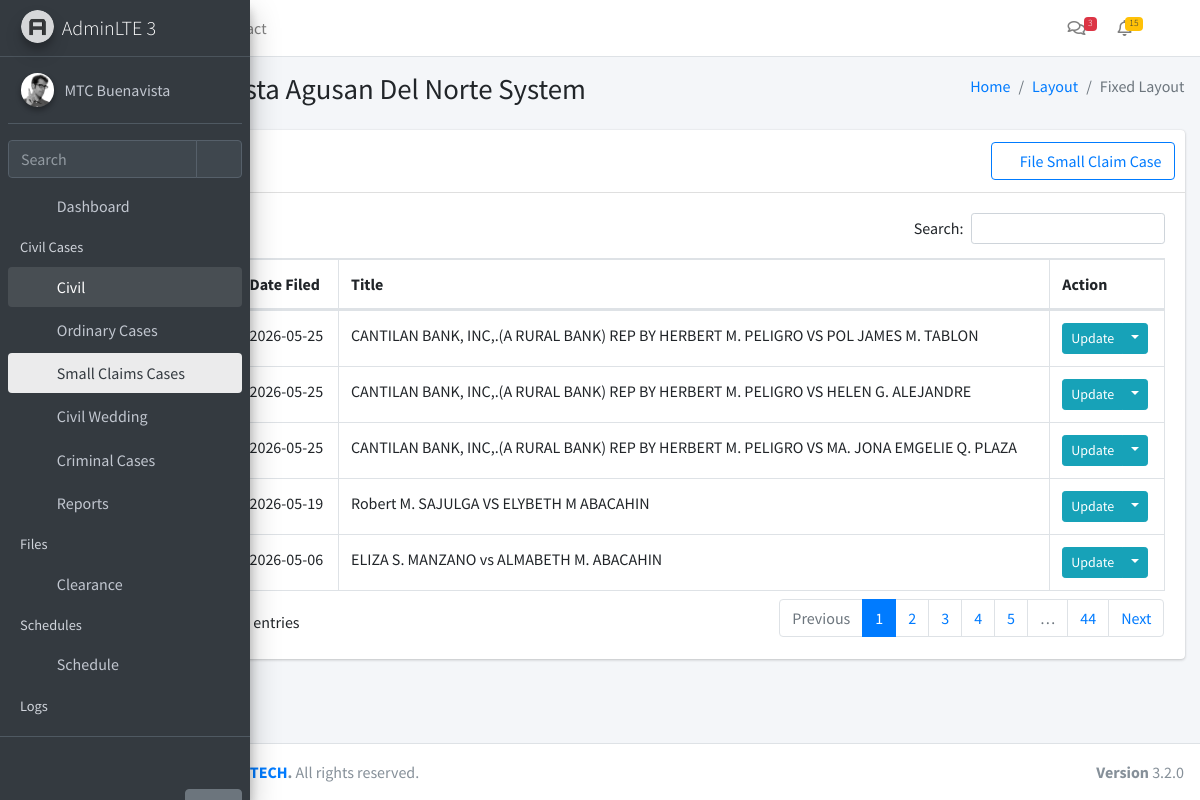
The page /cases/scc (signed in) on the database as committed earlier.
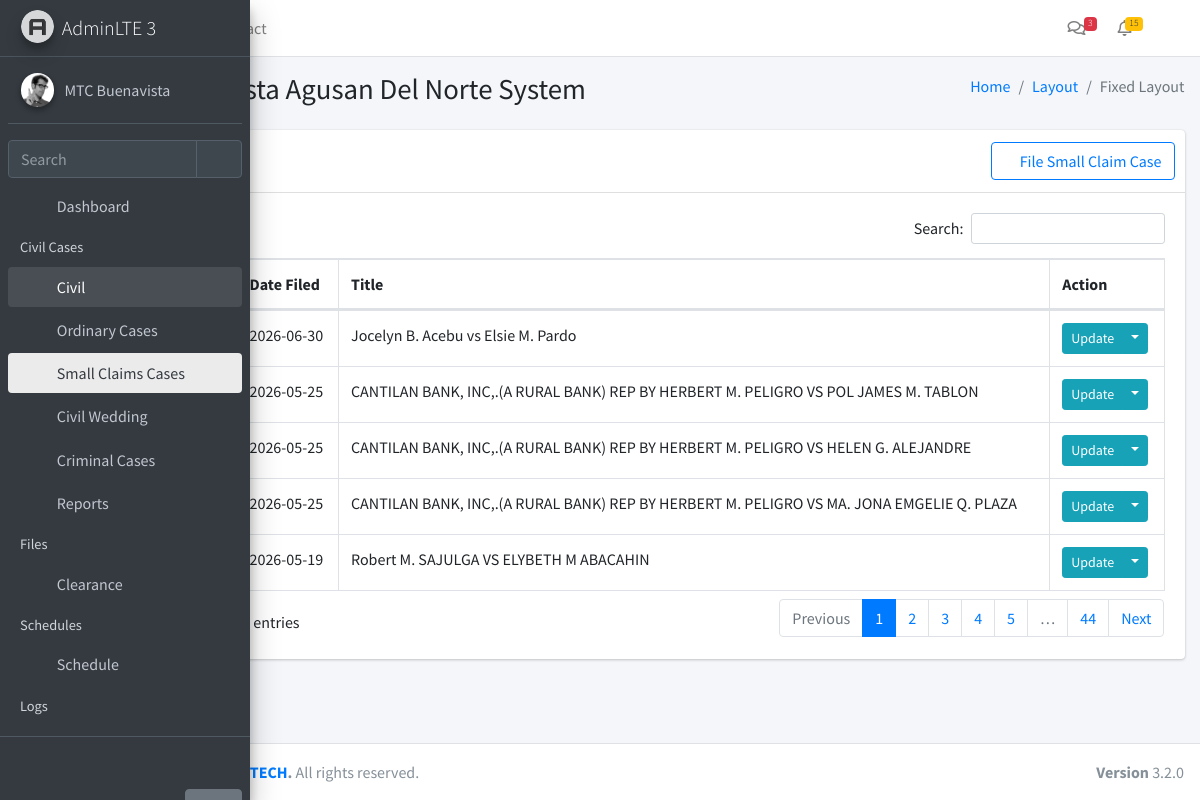
The same page on the database as committed later.
### app/models.py (models this page shows, shortened)
class Module(db.Model):
    __tablename__ = 'modules'
    id = db.Column(db.Integer, primary_key=True)
    name = db.Column(db.String(255), nullable=False)
    icon = db.Column(db.String(255), nullable=False)
    description = db.Column(db.Text, nullable=True)
    url = db.Column(db.String(255), nullable=True)
    created_at = db.Column(db.DateTime, default=datetime.utcnow)
    updated_at = db.Column(db.DateTime, default=datetime.utcnow, onupdate=datetime.utcnow)

class Cases(db.Model):
    __tablename__ = "cases"
    id = db.Column(db.Integer, primary_key=True)
    case_number = db.Column(db.String(100), nullable=False, unique=True, index=True)
    title = db.Column(db.Text, nullable=False)          # e.g. "Juan Dela Cruz vs Pedro Santos"
    nature = db.Column(db.Text, nullable=True)          # e.g. "Collection of Sum of Money"
    date_filed = db.Column(db.Date, nullable=True)
    case_type = db.Column(
        db.String(50),
        nullable=False,
        index=True
    )
    action = db.Column(
    db.JSON,
    nullable=False,
    default=lambda: {
        "revived_date": "",
        "decision_date": "",
        "decision_type": "",
        "archived_date": "",
        "referred_date": "",
    }
        )
    information = db.Column(
        db.JSON,
        nullable=False,
        default=lambda: {
            "plaintiffs": [],
            "defendants": [],
            "amount_claimed": "",
            "property_location": "",
            "election_details": "",
            "summary_procedure_tag": False,
        }
    )
    filepath = db.Column(db.Text, nullable=True)
    created_at = db.Column(
        db.DateTime,
        default=datetime.utcnow,
        nullable=False
    )
    updated_at = db.Column(
        db.DateTime,
        default=datetime.utcnow,
        onupdate=datetime.utcnow,
        nullable=False
    )

### app/routes/other_case.py (the view)
@cases_bp.route('/scc')
@login_required
@require_module(7)
def small_claims():
    CourtRecordsSclaims = (
        Cases.query
        .filter(func.lower(Cases.case_type) == "smallclaims")
        .order_by(
            cast(
                func.substr(
                    Cases.case_number,
                    4,
                    func.instr(
                        func.substr(Cases.case_number, 4),
                        "-"
                    ) - 1
                ),
                Integer
            ).desc()
        )
        .all()
    )
    return render_template(
        "cases/small_claims/index.html",
        CourtRecordsSclaims=CourtRecordsSclaims
    )

### app/__init__.py (called while the page is built)
def create_app():
    app = Flask(__name__)
    app.config.from_object(Config)
    db.init_app(app)
    login_manager.init_app(app)
    login_manager.login_view = 'auth.login'
    from app.models import User, Setting, Module
    @login_manager.user_loader
    def load_user(user_id):
        return User.query.get(int(user_id))
    @app.context_processor
    def inject_globals():
        modules = Module.query.all()
        user_modules = []
        if current_user.is_authenticated and current_user.role:
            user_modules = current_user.role.modules
        settings = {s.function_desc: s.function for s in Setting.query.all()}
        return dict(modules=modules, user_modules=user_modules, settings=settings)
    from app.routes import blueprints
    for bp in blueprints:
        app.register_blueprint(bp)
    with app.app_context():
        db.create_all()
    return app

### app/templates/cases/small_claims/index.html (shortened to what this page needs)
{% extends "layouts/layout1.html" %}
{% block content %}
<section class="col-lg-12 connectedSortable">
  <div class="card">
    <div class="card-header">
      <h3 class="card-title">Small Claims Cases</h3>
   <div class="card-tools d-flex" style="gap: 5px;">
        <a href="#"
        class="btn btn-outline-primary" onclick="createModal('smallclaim')">
        <i class="fas fa-plus"></i> File Small Claim Case
      </a>
</div>
    </div>
    <div class="card-body">
      <table id="example2" class="table table-bordered table-hover">
        <thead>
          <tr>
            <th>Case Number</th>
            <th>Date Filed</th>
            <th>Title</th>
            <th>Action</th>
          </tr>
        </thead>
        <tbody>
          {% for smallcase in CourtRecordsSclaims %}
          <tr>
            <td>{{ smallcase.case_number }}</td>
            <td>{{ smallcase.date_filed.strftime('%Y-%m-%d') if smallcase.date_filed else '' }}</td>
            <td>{{ smallcase.title }}</td>
            <td>
                  <div class="btn-group">
                    <button type="button" class="btn btn-info btn-sm">Update</button>
                    <button type="button" class="btn btn-info dropdown-toggle dropdown-hover dropdown-icon btn-sm" data-toggle="dropdown">
                    </button>
                  </div>
          </td>
        </tr>
        {% endfor %}
      </tbody>
    </table>
  </div>
</div>
</section>
{% endblock %}

### app/templates/layouts/partials/navbar.html (shortened to what this page needs)
<nav class="mt-2">
  <ul class="nav nav-pills nav-sidebar flex-column nav-child-indent" data-widget="treeview" role="menu" data-accordion="false">
    <li class="nav-item">
      <a href="/dashboard" class="nav-link">
        <i class="nav-icon fas fa-tachometer-alt"></i>
        <p>Dashboard</p>
      </a>
    </li>
{% if user_modules %}
{% set civil_modules = [] %}
{% if civil_modules %}
  <li class="nav-header">Civil Cases</li>
    <li class="nav-item {% if request.path in ['/cases/oca', '/cases/scc', '/wedding'] %}menu-is-opening menu-open{% endif %}">
    <a href="#" class="nav-link">
      <i class="nav-icon fas fa-folder"></i>
      <p>
        Civil
        <i class="right fas fa-angle-left"></i>
      </p>
    </a>
    <ul class="nav nav-treeview">
{% for m in civil_modules %}
  <li class="nav-item">
    <a href="/{{ m.url }}"
       class="nav-link {% if request.path == '/' ~ m.url %}active{% endif %}">
      <i class="nav-icon fa {{ m.icon }}"></i>
      <p>{{ m.description }}</p>
    </a>
  </li>
{% endfor %}
    </ul>
  </li>
{% endif %}
  {% set standalone_modules = modules
    | selectattr('id', 'in', user_modules)
    | selectattr('id', 'in', [9,10,16])
    | list %}
  {% for m in standalone_modules %}
    <li class="nav-item">
      <a href="/{{ m.url }}" class="nav-link">
        <i class="nav-icon fa {{ m.icon }}"></i>
        <p>{{ m.name }}</p>
      </a>
    </li>
  {% endfor %}
{% endif %}
{% set cert_modules = modules
  | selectattr('id', 'in', user_modules)
  | selectattr('id', 'in', [5])
  | list %}
{% if cert_modules %}
  <li class="nav-header">Files</li>
   {% for m in cert_modules %}
        <li class="nav-item">
          <a href="/{{ m.url }}" class="nav-link">
            <i class="nav-icon fa {{ m.icon }}"></i>
            <p>{{ m.name }}</p>
          </a>
        </li>
      {% endfor %}
{% endif %}
{% set sched_modules = modules
  | selectattr('id', 'in', user_modules)
  | selectattr('id', 'in', [11,12])
  | list %}
{% if sched_modules %}
  <li class="nav-header">Schedules</li>
  <li class="nav-item {% if request.path in ['/schedule/court', '/schedule/wedding'] %}menu-is-opening menu-open{% endif %}">
    <a href="#" class="nav-link {% if request.path in ['/schedule/court', '/schedule/wedding'] %}active{% endif %}">
      <i class="nav-icon fas fa-calendar-alt"></i>
      <p>
        Schedule
        <i class="right fas fa-angle-left"></i>
      </p>
    </a>
  </li>
{% endif %}
{% set logs_modules = modules
  | selectattr('id', 'in', user_modules)
  | selectattr('id', 'in', [13,14,15])
  | list %}
{% if logs_modules %}
  <li class="nav-header">Logs</li>
  <li class="nav-item">
    <a href="#" class="nav-link">
    </a>
  </li>
{% endif %}
  </ul>
</nav>

Rows that differ between the two databases and show on the page:
no longer on this page (row unchanged): Cases: date_filed "2026-05-06", title "ELIZA S. MANZANO vs ALMABETH M. ABACAHIN"
added Cases: date_filed "2026-06-30", title "Jocelyn B. Acebu vs Elsie M. Pardo"
Other text that changed with them:
text written by a page script: "Search: Showing 1 to 5 of 219 entries Previous 1 2 3 4 5 … 44 Next" → "Search: Showing 1 to 5 of 220 entries Previous 1 2 3 4 5 … 44 Next"
